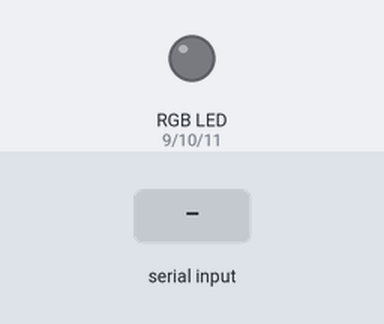
The sketch below on a simulated Arduino Uno, built with avr-gcc and run on an emulated ATmega328P. Shown: an RGB LED mixed from three pins (HIGH = lit). Inputs (shaded band) come from the test bench. What the sketch prints to the serial monitor is not drawn.

Above: at 1.2 s.
1.3 s: "R" received over Serial
At 2.5 s:
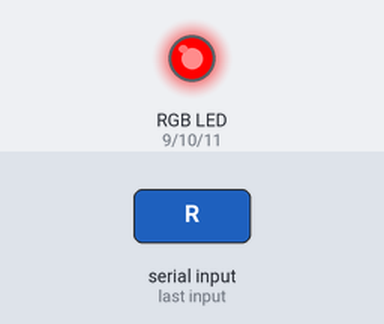
2.8 s: "G" received over Serial
At 3.8 s:
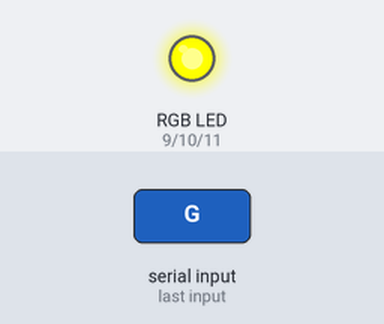
4.3 s: "B" received over Serial
At 4.9 s:
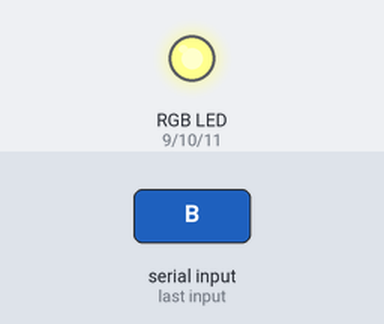
Timing chart, 0 to 7.3 s (numbered marks = the images above; inputs shaded):
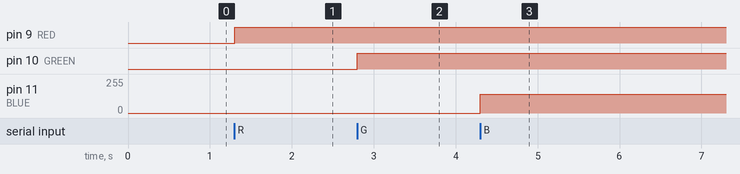

Measured:
- after the input at 1.3 s, pin 9 (RED): LOW → HIGH at once
- after the input at 2.8 s, pin 10 (GREEN): LOW → HIGH at once
- after the input at 4.3 s, pin 11 (BLUE): 0/255 → 142/255 at once

The sketch:

SparkFunTutorials_152.ino
```cpp
// http://www.sparkfun.com/tutorials/152

// RED    ---|>|---/\/\/--+
// GREEN  ---|>|---/\/\/--+
// BLUE   ---|>|---/\/\/--+
//                        |
// GND    ----------------+

#define RED     9  // RED   pin of the LED to PWM pin 9
#define GREEN  10  // GREEN pin of the LED to PWM pin 10
#define BLUE   11  // BLUE  pin of the LED to PWM pin 11
#define BEAT   13  // soldered on LED

int message   = 0;    //  This will hold one byte of the serial message
int redLEDPin = 6;    //  What pin is the red LED connected to?
int redLED    = 0;    //  The value/brightness of the LED, can be 0-255

int redValue   = 0;
int blueValue  = 0;
int greenValue = 0;
//String rgb = "";

char buff[11] = {0, 0, 0, 0, 0, 0, 0, 0, 0, 0, 0};
char tmp;

void setup() {
  Serial.begin(9600);  //set serial to 9600 baud rate
  pinMode(RED,   OUTPUT);
  pinMode(GREEN, OUTPUT);
  pinMode(BLUE,  OUTPUT);
}

void loop(){
  if (Serial.available() > 0) { //  Check if there is a new message

    // shift the buffer
    for (int i=0; i<10; i++) {
      buff[i]=buff[i+1];
//      Serial.print(buff[i], BYTE);
//      Serial.print(":");
    }

    buff[10] = Serial.read();

//    Serial.print(buff[10], BYTE);
//    Serial.print(" - ");

    if (buff[10] == 'R') {
      analogWrite(RED,       calculateColor());
      Serial.print("   RED: ");
      Serial.print(calculateColor());
    }
    if (buff[10] == 'G') {
      analogWrite(GREEN,     calculateColor());
      Serial.print(" GREEN: ");
      Serial.print(calculateColor());
    }
    if (buff[10] == 'B') {
      analogWrite(BLUE,      calculateColor());
      Serial.print("  BLUE: ");
      Serial.print(calculateColor());
    }
//    Serial.println(calculateColor(), DEC);
//    if (buff[10] == 1) {
//      redLED = int(buff[8]);
//      analogWrite(redLEDPin, redLED);  //  Write an analog value between 0-255
//    }
  }
}

int calculateColor() {
  return int((byte(buff[9]) - 128) * 2);
}


/* Led Pixel script - www.anthonymattox.com
 * recieves input from processing script  */
```
